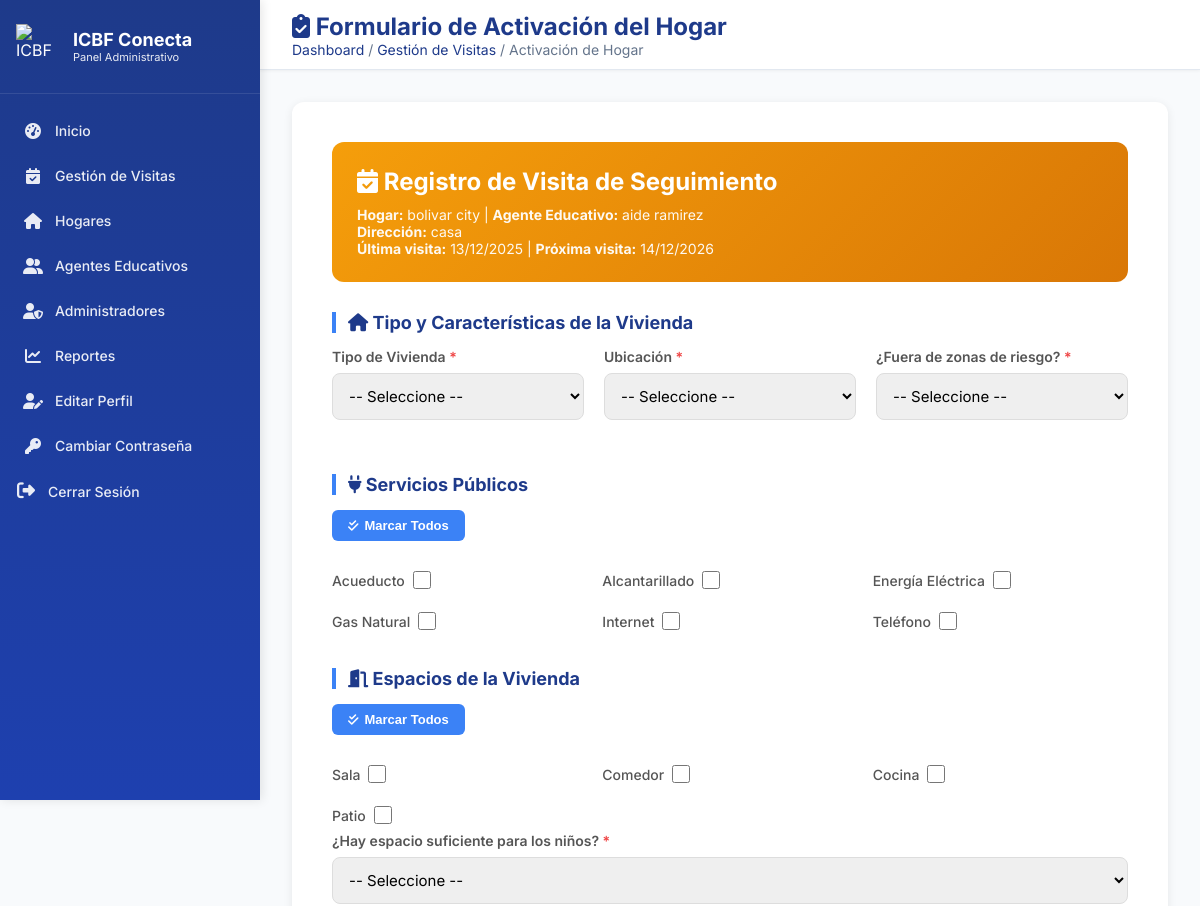
/hogares/4/registrar-visita/ (signed in, upper part), run on an earlier commit of the app's database.
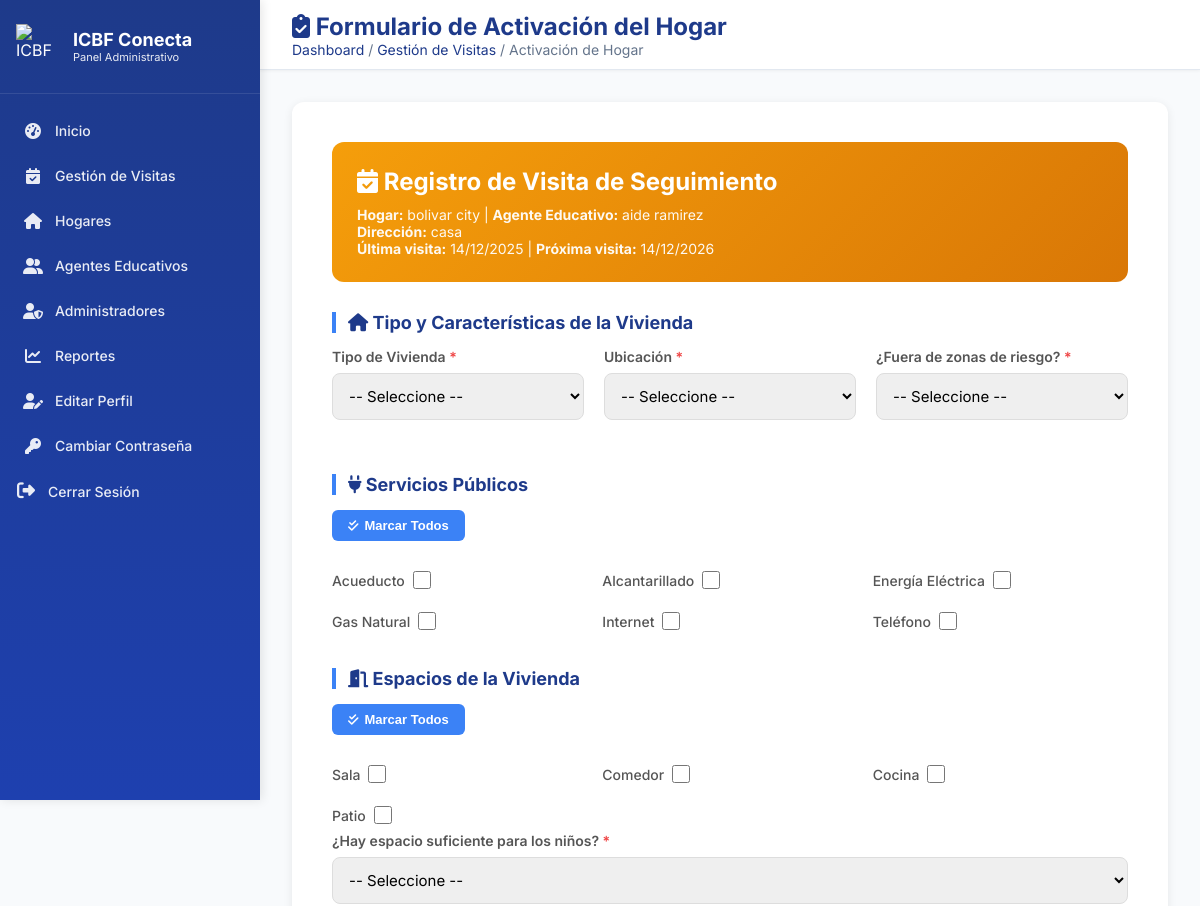
And on a later commit of the database.
### core/models.py (models this page shows, shortened)
class HogarComunitario(models.Model):
    regional = models.ForeignKey(Regional, on_delete=models.PROTECT, related_name='hogares')
    ciudad = models.ForeignKey(Ciudad, on_delete=models.PROTECT, related_name='hogares')
    nombre_hogar = models.CharField(max_length=100)
    direccion = models.CharField(max_length=200)
    localidad = models.CharField(max_length=100, blank=True, default='')  # Mantener para hogares antiguos, se asigna en la vista
    localidad_bogota = models.ForeignKey('LocalidadBogota', on_delete=models.SET_NULL, null=True, blank=True, related_name='hogares')
    barrio = models.CharField(max_length=100, null=True, blank=True)
    estrato = models.IntegerField(null=True, blank=True)
    fecha_primera_visita = models.DateField(null=True, blank=True, help_text="Fecha programada para la primera visita técnica")
    ultima_visita = models.DateField(null=True, blank=True, help_text="Fecha de la última visita técnica realizada")
    proxima_visita = models.DateField(null=True, blank=True, help_text="Fecha programada para la próxima visita técnica (calculada automáticamente)")
    observaciones_visita = models.TextField(blank=True, help_text="Observaciones de la última visita técnica realizada")
    estado_aptitud = models.CharField(
        max_length=20,
        choices=[
            ('no_apto', 'No Apto'),
            ('apto', 'Apto'),
        ],
        default='no_apto',
        help_text="Estado de aptitud del hogar. Se actualiza a 'Apto' después de la primera visita aprobada"
    )
    area_social_m2 = models.DecimalField(max_digits=6, decimal_places=2, null=True, blank=True,
                                         help_text="Metros cuadrados del área social disponible para los niños")
    capacidad_calculada = models.IntegerField(null=True, blank=True,
                                              help_text="Capacidad calculada según área social (m²/2)")
    formulario_completo = models.BooleanField(default=False,
                                              help_text="Indica si se completó el formulario 2 de visita técnica")
    num_habitaciones = models.IntegerField(null=True, blank=True)
    num_banos = models.IntegerField(null=True, blank=True)
    material_construccion = models.TextField(null=True, blank=True)
    riesgos_cercanos = models.TextField(null=True, blank=True)
    fotos_interior = models.FileField(upload_to='hogares/fotos_interior/', null=True, blank=True)
    fotos_exterior = models.FileField(upload_to='hogares/fotos_exterior/', null=True, blank=True)
    geolocalizacion_lat = models.DecimalField(max_digits=10, decimal_places=7, null=True, blank=True)
    geolocalizacion_lon = models.DecimalField(max_digits=10, decimal_places=7, null=True, blank=True)
    tipo_tenencia = models.CharField(max_length=50, choices=[
        ('Propia', 'Propia'),
        ('Arrendada', 'Arrendada'),
        ('Comodato', 'Comodato')
    ], null=True, blank=True)
    documento_tenencia_pdf = models.FileField(upload_to='hogares/documentos_tenencia/', null=True, blank=True)
    capacidad = models.IntegerField(null=True, blank=True, help_text="Capacidad aprobada del hogar (entre 12 y 15 niños según normativa ICBF)")
    capacidad_maxima = models.IntegerField(default=15, help_text="Capacidad máxima permitida (15 niños según normativa)")
    estado = models.CharField(
        max_length=30,
        choices=[
            ('pendiente_visita', 'Pendiente de Visita'),
            ('visitando', 'Visitando'),
            ('activo', 'Activo'),
            ('rechazado', 'Rechazado'),
        ],
        default='pendiente_visita',
        help_text="Estado del hogar en el ciclo de visita técnica"
    )
    madre = models.ForeignKey(MadreComunitaria, on_delete=models.PROTECT, related_name='hogares_asignados')
    fecha_registro = models.DateTimeField(auto_now_add=True)
    fecha_habilitacion = models.DateTimeField(null=True, blank=True)  # Cuando pasa a activo/aprobado
    class Meta:
        db_table = 'hogares_comunitarios'

class MadreComunitaria(models.Model):
    usuario = models.OneToOneField(Usuario, on_delete=models.CASCADE, related_name='madre_profile')
    NIVEL_ESCOLARIDAD_CHOICES = [
        ('Bachiller', 'Bachiller'),
        ('Técnico', 'Técnico'),
        ('Tecnólogo', 'Tecnólogo'),
        ('Profesional', 'Profesional')
    ]
    nivel_escolaridad = models.CharField(max_length=100, choices=NIVEL_ESCOLARIDAD_CHOICES)
    titulo_obtenido = models.CharField(max_length=150, null=True, blank=True)
    institucion = models.CharField(max_length=150, null=True, blank=True)
    experiencia_previa = models.TextField(null=True, blank=True)
    certificado_laboral = models.FileField(upload_to='madres_documentos/certificados_laborales/', null=True, blank=True)
    no_retirado_icbf = models.BooleanField(default=False)
    carta_disponibilidad = models.FileField(upload_to='madres_documentos/disponibilidad/', null=True, blank=True)
    firma_digital = models.FileField(upload_to='madres_documentos/firmas/', null=True, blank=True)
    foto_madre = models.ImageField(upload_to='madres_documentos/fotos/', null=True, blank=True)
    documento_identidad_pdf = models.FileField(upload_to='madres_documentos/cedulas/', null=True, blank=True)
    certificado_escolaridad_pdf = models.FileField(upload_to='madres_documentos/educacion/', null=True, blank=True)
    certificado_antecedentes_pdf = models.FileField(upload_to='madres_documentos/antecedentes/', null=True, blank=True)
    certificado_medico_pdf = models.FileField(upload_to='madres_documentos/medico/', null=True, blank=True)
    certificado_residencia_pdf = models.FileField(upload_to='madres_documentos/residencia/', null=True, blank=True)
    cartas_recomendacion_pdf = models.FileField(upload_to='madres_documentos/recomendaciones/', null=True, blank=True)
    fecha_registro = models.DateTimeField(auto_now_add=True)
    class Meta:
        db_table = 'madres_comunitarias'

class Usuario(AbstractUser):
    TIPO_DOCUMENTO_CHOICES = [
        ('CC', 'Cédula de ciudadanía'),
        ('TI', 'Tarjeta de identidad'),
        ('CE', 'Cédula de extranjería'),
        ('PA', 'Pasaporte'),
    ]
    SEXO_CHOICES = [
        ('M', 'Masculino'),
        ('F', 'Femenino'),
        ('O', 'Otro'),
    ]
    username = None
    tipo_documento = models.CharField(max_length=5, choices=TIPO_DOCUMENTO_CHOICES, default='CC')
    documento = models.BigIntegerField(unique=True)
    nombres = models.CharField(max_length=50)
    apellidos = models.CharField(max_length=50)
    correo = models.EmailField(max_length=100, unique=False)  # ⚠️ TEMPORAL: Permitir correos duplicados para pruebas
    sexo = models.CharField(max_length=1, choices=SEXO_CHOICES, default='F')
    departamento_residencia = models.ForeignKey(Departamento, on_delete=models.SET_NULL, null=True, blank=True, related_name='residentes')
    ciudad_residencia = models.ForeignKey(Municipio, on_delete=models.SET_NULL, null=True, blank=True, related_name='residentes')
    localidad_bogota = models.ForeignKey(LocalidadBogota, on_delete=models.SET_NULL, null=True, blank=True, related_name='residentes',
                                         help_text='Solo aplica si vive en Bogotá D.C.')
    direccion = models.CharField(max_length=100, null=True, blank=True)
    barrio = models.CharField(max_length=100, null=True, blank=True)
    telefono = models.CharField(max_length=20, null=True, blank=True)
    nivel_educativo = models.CharField(max_length=50, null=True, blank=True)
    rol = models.ForeignKey(Rol, on_delete=models.PROTECT, null=True)
    foto_admin = models.ImageField(upload_to=admin_upload_path, null=True, blank=True)
    fecha_creacion = models.DateTimeField(auto_now_add=True)
    fecha_actualizacion = models.DateTimeField(auto_now=True)
    EMAIL_FIELD = 'correo'
    USERNAME_FIELD = 'documento'
    REQUIRED_FIELDS = ['nombres', 'apellidos', 'correo', 'tipo_documento']
    objects = CustomUserManager()
    class Meta:
        db_table = 'usuarios'

### core/views.py (the view, shortened to what this page needs)
# urls.py: path('hogares/<int:hogar_id>/registrar-visita/', views.registrar_visita, name='registrar_visita'),  # 🆕 Visitas de seguimiento
@login_required
@rol_requerido('administrador')
def registrar_visita(request, hogar_id):
    hogar = get_object_or_404(HogarComunitario, id=hogar_id)
    fecha_hoy = date.today()
    context = {
        'hogar': hogar,
        'fecha_hoy': fecha_hoy,
        'es_administrador': request.user.rol.nombre_rol == 'administrador',
        'es_seguimiento': True,  # 🆕 Flag para indicar que es visita de seguimiento
    }
    return render(request, 'admin/formulario_activacion_hogar.html', context)

### templates/admin/formulario_activacion_hogar.html (shortened to what the changed rows need)
{% load static %}
<!DOCTYPE html>
<html lang="es">
<head>
  <link rel="stylesheet" href="https://cdnjs.cloudflare.com/ajax/libs/font-awesome/6.5.0/css/all.min.css" />
</head>
<body>
  {% include 'admin/components/admin_sidebar.html' %}
  <main class="main-content">
    <div class="topbar">
      <div>
        <h1><i class="fas fa-clipboard-check"></i> Formulario de Activación del Hogar</h1>
      </div>
    </div>
    <div class="content-wrapper">
      <div class="form-container">
        <div class="form-header {% if es_seguimiento %}seguimiento{% endif %}">
          {% if es_seguimiento %}
            <h2><i class="fas fa-calendar-check"></i> Registro de Visita de Seguimiento</h2>
          {% else %}
            <h2><i class="fas fa-check-circle"></i> Evaluación de Primera Visita Técnica</h2>
          {% endif %}
          <p><strong>Hogar:</strong> {{ hogar.nombre_hogar }} | <strong>Agente Educativo:</strong> {{ hogar.madre.usuario.nombres }} {{ hogar.madre.usuario.apellidos }}</p>
          <p><strong>Dirección:</strong> {{ hogar.direccion }}</p>
          {% if es_seguimiento %}
            <p><strong>Última visita:</strong> {{ hogar.ultima_visita|date:"d/m/Y"|default:"No registrada" }} | <strong>Próxima visita:</strong> {{ hogar.proxima_visita|date:"d/m/Y"|default:"No programada" }}</p>
          {% endif %}
        </div>
      </div>
    </div>
  </main>
</body>
</html>

What changed in the data, as far as the page shows it:
changed HogarComunitario "bolivar city": ultima_visita "13/12/2025" → "14/12/2025"
